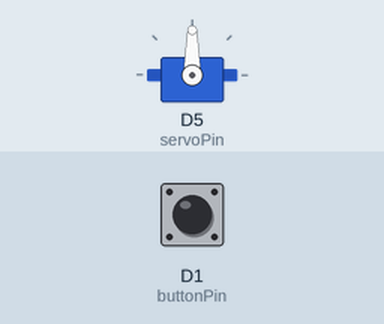
This program was run on a simulated ESP8266 (NodeMCU). Parts: servo. The test bench sets the inputs (shaded band); at power-on: D1 (buttonPin) HIGH.

Above: at 1.2 s.
1.3 s: D1 (buttonPin) pulled LOW for 0.15 s
At 2.4 s:
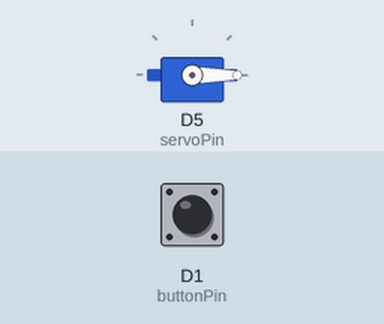
2.9 s: D1 (buttonPin) pulled LOW for 3.2 s
At 6.5 s:
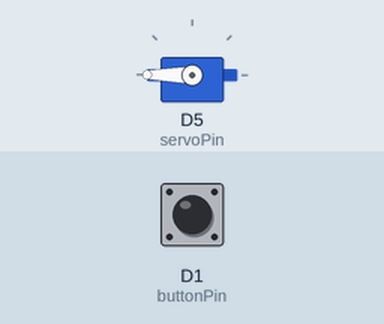
7.6 s: D1 (buttonPin) pulled LOW for 1 s
At 9.6 s:
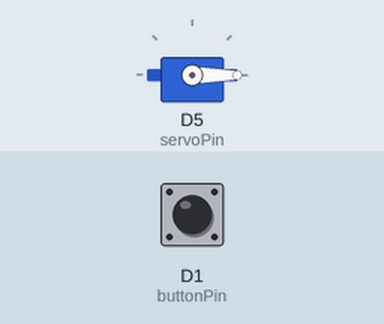
Timing chart, 0 to 11.1 s (numbered marks = the images above; inputs shaded):
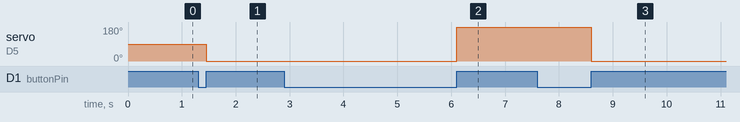

Measured:
- after the input at 1.3 s, servo on D5 (servoPin): 90° → 0° after 0.15 s
- after the input at 2.9 s, servo on D5 (servoPin): 0° → 180° after 3.2 s
- after the input at 7.6 s, servo on D5 (servoPin): 180° → 0° after 1.0 s

The program:

main.cpp
```cpp
#include <Arduino.h>
#include <Servo.h>

const int buttonPin = D1;
const int servoPin = D5;
const int longPressTime = 3000;

int lastButtonState = HIGH;
int currentButtonState;
unsigned long pressedTime  = 0;
unsigned long releasedTime = 0;

Servo servo;

void setup() {
  pinMode(buttonPin, INPUT_PULLUP);
  pinMode(servoPin, OUTPUT);

  servo.attach(servoPin, 500, 2400);
}

void loop() {
  currentButtonState = digitalRead(buttonPin);

  if (lastButtonState == HIGH && currentButtonState == LOW) {
    pressedTime = millis();
  } else if (lastButtonState == LOW && currentButtonState == HIGH) {
    releasedTime = millis();

    long pressDuration = releasedTime - pressedTime;

    if (pressDuration < longPressTime) {
      servo.write(0);
    } else {
      servo.write(180);
    }
  }

  lastButtonState = currentButtonState;

}
```
